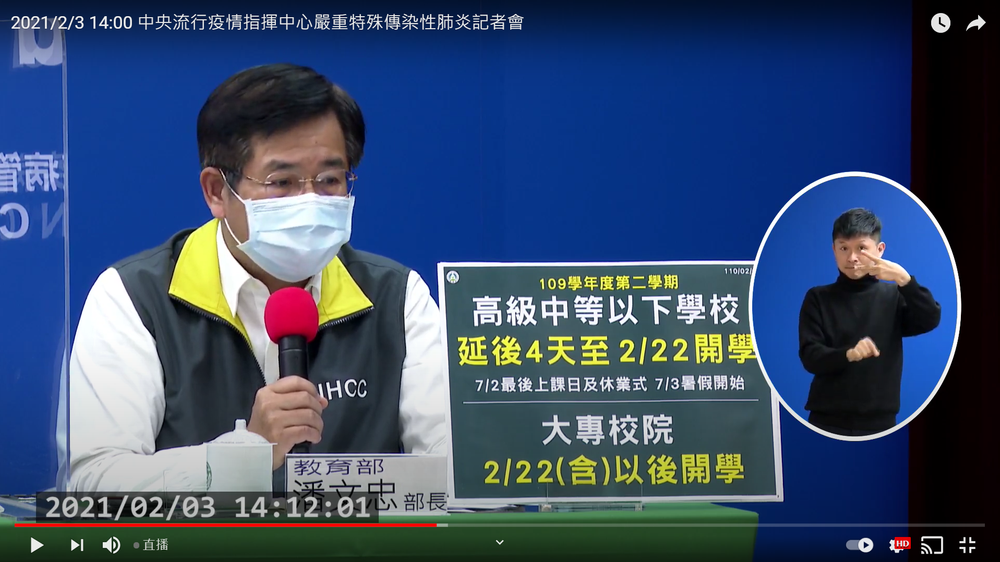
#> input picture image/1233.png, 1000 x 562 px, shrunk from 1917 x 1078 before the run, given in place of the camera
$ python w3.py
#> lines starting #> are read from the running program, lines starting #| are printed output that depends on the picture; after the words box and inside, x2 and y2 are one past the last pixel; in counts of white or black regions, pixels touching at a corner belong together
import cv2 as cv
import numpy as np

# 讀取靜態影像檔
# img = cv.imread('image/1233.png')

# 轉換色彩空間
# gray = cv.cvtColor(img, cv.COLOR_BGR2GRAY)

# 顯示影像
# cv.imshow('image', img)
# cv.imshow('gray', gray)

# 影像存檔
# cv.imwrite('image/gray.png', gray)

# 列印影像尺寸
# print(img.shape)

cap = cv.VideoCapture(0)
while True:
    # 取得camera的連續影像
    ret, frame = cap.read()
#> frame is the input picture: shape (562, 1000, 3); mean B, G, R 107.3, 76.9, 57.6

    # 將靜態的frame轉換成灰階影像
    gray = cv.cvtColor(frame, cv.COLOR_BGR2GRAY)
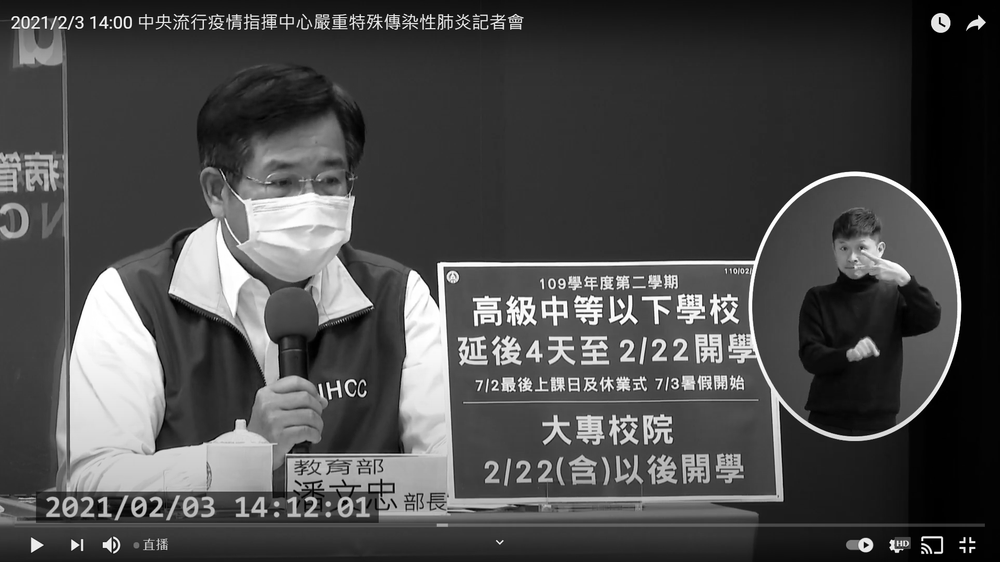
#> gray: shape (562, 1000); min 0, max 255, mean 74.6

    # 顯示原始影像與灰階影像
    cv.imshow('frame', frame)
    frame50 = frame + 50
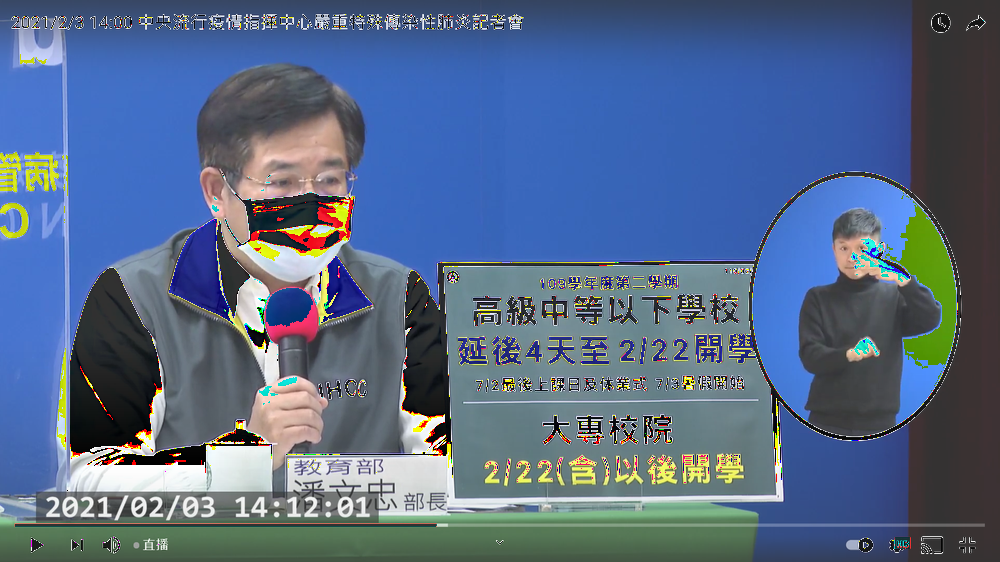
#> frame50: shape (562, 1000, 3); mean B, G, R 135.7, 105.8, 86
    cv.imshow('frame + 50', frame50)
    # [11 lines of commented-out code are left out]
    lowerb = np.array([100])
    upperb = np.array([200])

    mask = cv.inRange(gray, lowerb, upperb)
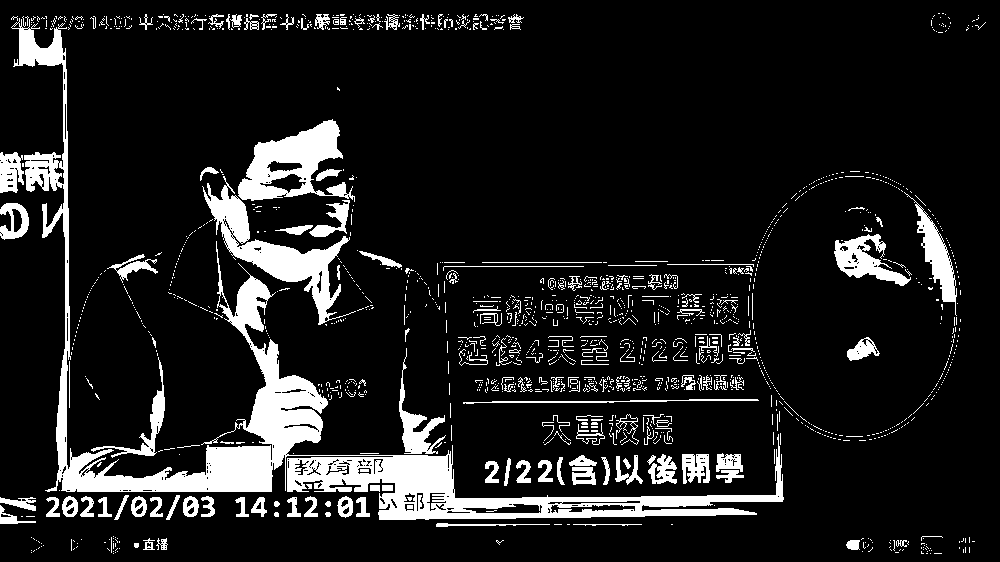
#> mask: shape (562, 1000); 11.9% white; 1551 white regions (1369 under 20 px), largest, box (x1, y1, x2, y2) and area: (11, 18, 784, 520) 29909, (202, 176, 356, 325) 5130, (238, 119, 355, 202) 4543
    result = cv.bitwise_and(gray, gray, mask=mask)
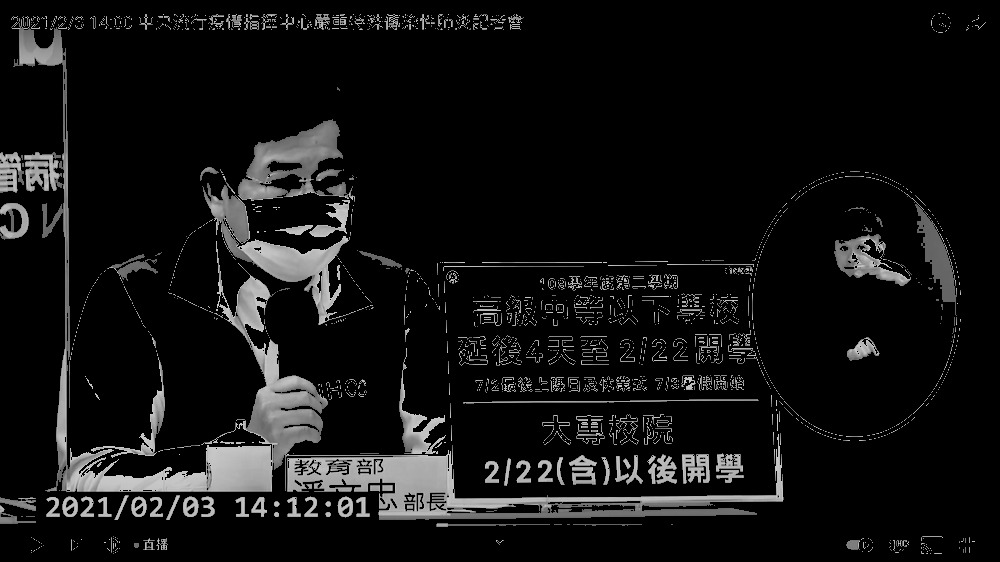
#> result: shape (562, 1000); min 0, max 200, mean 18.1

    # 顯示過濾後的結果影像
    cv.imshow('result', result)

    k = cv.waitKey(5) & 0xFF
#> (key Esc is pressed here)
    if k == 27:
        break

cv.destroyAllWindows()
